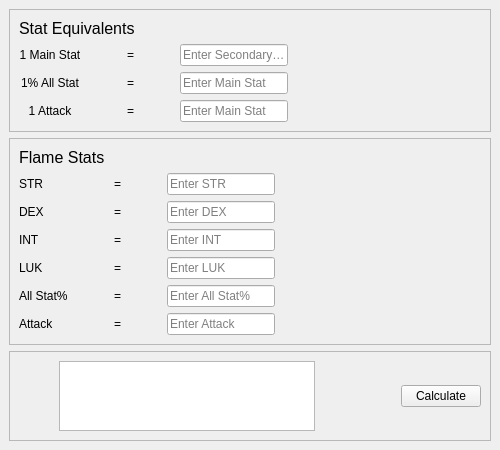
<?xml version="1.0" encoding="UTF-8"?>
<ui version="4.0">
 <class>MainWindow</class>
 <widget class="QMainWindow" name="MainWindow">
  <property name="geometry">
   <rect>
    <x>0</x>
    <y>0</y>
    <width>500</width>
    <height>450</height>
   </rect>
  </property>
  <property name="sizePolicy">
   <sizepolicy hsizetype="Fixed" vsizetype="Fixed">
    <horstretch>0</horstretch>
    <verstretch>0</verstretch>
   </sizepolicy>
  </property>
  <property name="maximumSize">
   <size>
    <width>500</width>
    <height>450</height>
   </size>
  </property>
  <property name="windowTitle">
   <string>Flame Calculator</string>
  </property>
  <widget class="QWidget" name="centralwidget">
   <property name="sizePolicy">
    <sizepolicy hsizetype="Fixed" vsizetype="Fixed">
     <horstretch>0</horstretch>
     <verstretch>0</verstretch>
    </sizepolicy>
   </property>
   <property name="maximumSize">
    <size>
     <width>500</width>
     <height>450</height>
    </size>
   </property>
   <layout class="QGridLayout" name="gridLayout">
    <item row="1" column="0">
     <widget class="QFrame" name="frame_2">
      <property name="frameShape">
       <enum>QFrame::StyledPanel</enum>
      </property>
      <property name="frameShadow">
       <enum>QFrame::Raised</enum>
      </property>
      <layout class="QHBoxLayout" name="horizontalLayout_5">
       <item>
        <layout class="QVBoxLayout" name="verticalLayout_13">
         <item>
          <widget class="QLabel" name="flameStats">
           <property name="font">
            <font>
             <pointsize>12</pointsize>
            </font>
           </property>
           <property name="text">
            <string>Flame Stats</string>
           </property>
          </widget>
         </item>
         <item>
          <layout class="QHBoxLayout" name="horizontalLayout_2">
           <item>
            <layout class="QVBoxLayout" name="verticalLayout_4">
             <item>
              <widget class="QLabel" name="strength">
               <property name="text">
                <string>STR</string>
               </property>
              </widget>
             </item>
             <item>
              <widget class="QLabel" name="dexterity">
               <property name="text">
                <string>DEX</string>
               </property>
              </widget>
             </item>
             <item>
              <widget class="QLabel" name="intelligence">
               <property name="text">
                <string>INT</string>
               </property>
              </widget>
             </item>
             <item>
              <widget class="QLabel" name="luck">
               <property name="text">
                <string>LUK</string>
               </property>
              </widget>
             </item>
             <item>
              <widget class="QLabel" name="allStatPercent">
               <property name="text">
                <string>All Stat%</string>
               </property>
              </widget>
             </item>
             <item>
              <widget class="QLabel" name="attack">
               <property name="text">
                <string>Attack</string>
               </property>
              </widget>
             </item>
            </layout>
           </item>
           <item>
            <layout class="QVBoxLayout" name="verticalLayout_8">
             <item>
              <spacer name="horizontalSpacer_9">
               <property name="orientation">
                <enum>Qt::Horizontal</enum>
               </property>
               <property name="sizeHint" stdset="0">
                <size>
                 <width>40</width>
                 <height>20</height>
                </size>
               </property>
              </spacer>
             </item>
             <item>
              <spacer name="horizontalSpacer_13">
               <property name="orientation">
                <enum>Qt::Horizontal</enum>
               </property>
               <property name="sizeHint" stdset="0">
                <size>
                 <width>40</width>
                 <height>20</height>
                </size>
               </property>
              </spacer>
             </item>
             <item>
              <spacer name="horizontalSpacer_12">
               <property name="orientation">
                <enum>Qt::Horizontal</enum>
               </property>
               <property name="sizeHint" stdset="0">
                <size>
                 <width>40</width>
                 <height>20</height>
                </size>
               </property>
              </spacer>
             </item>
             <item>
              <spacer name="horizontalSpacer_10">
               <property name="orientation">
                <enum>Qt::Horizontal</enum>
               </property>
               <property name="sizeHint" stdset="0">
                <size>
                 <width>40</width>
                 <height>20</height>
                </size>
               </property>
              </spacer>
             </item>
             <item>
              <spacer name="horizontalSpacer_14">
               <property name="orientation">
                <enum>Qt::Horizontal</enum>
               </property>
               <property name="sizeHint" stdset="0">
                <size>
                 <width>40</width>
                 <height>20</height>
                </size>
               </property>
              </spacer>
             </item>
             <item>
              <spacer name="horizontalSpacer_11">
               <property name="orientation">
                <enum>Qt::Horizontal</enum>
               </property>
               <property name="sizeHint" stdset="0">
                <size>
                 <width>40</width>
                 <height>20</height>
                </size>
               </property>
              </spacer>
             </item>
            </layout>
           </item>
           <item>
            <layout class="QVBoxLayout" name="verticalLayout_5">
             <item>
              <widget class="QLabel" name="label_17">
               <property name="text">
                <string>=</string>
               </property>
              </widget>
             </item>
             <item>
              <widget class="QLabel" name="label_18">
               <property name="text">
                <string>=</string>
               </property>
              </widget>
             </item>
             <item>
              <widget class="QLabel" name="label_19">
               <property name="text">
                <string>=</string>
               </property>
              </widget>
             </item>
             <item>
              <widget class="QLabel" name="label_20">
               <property name="text">
                <string>=</string>
               </property>
              </widget>
             </item>
             <item>
              <widget class="QLabel" name="label_21">
               <property name="text">
                <string>=</string>
               </property>
              </widget>
             </item>
             <item>
              <widget class="QLabel" name="label_22">
               <property name="text">
                <string>=</string>
               </property>
              </widget>
             </item>
            </layout>
           </item>
           <item>
            <layout class="QVBoxLayout" name="verticalLayout_10">
             <item>
              <spacer name="horizontalSpacer_15">
               <property name="orientation">
                <enum>Qt::Horizontal</enum>
               </property>
               <property name="sizeHint" stdset="0">
                <size>
                 <width>40</width>
                 <height>20</height>
                </size>
               </property>
              </spacer>
             </item>
             <item>
              <spacer name="horizontalSpacer_16">
               <property name="orientation">
                <enum>Qt::Horizontal</enum>
               </property>
               <property name="sizeHint" stdset="0">
                <size>
                 <width>40</width>
                 <height>20</height>
                </size>
               </property>
              </spacer>
             </item>
             <item>
              <spacer name="horizontalSpacer_17">
               <property name="orientation">
                <enum>Qt::Horizontal</enum>
               </property>
               <property name="sizeHint" stdset="0">
                <size>
                 <width>40</width>
                 <height>20</height>
                </size>
               </property>
              </spacer>
             </item>
             <item>
              <spacer name="horizontalSpacer_18">
               <property name="orientation">
                <enum>Qt::Horizontal</enum>
               </property>
               <property name="sizeHint" stdset="0">
                <size>
                 <width>40</width>
                 <height>20</height>
                </size>
               </property>
              </spacer>
             </item>
             <item>
              <spacer name="horizontalSpacer_19">
               <property name="orientation">
                <enum>Qt::Horizontal</enum>
               </property>
               <property name="sizeHint" stdset="0">
                <size>
                 <width>40</width>
                 <height>20</height>
                </size>
               </property>
              </spacer>
             </item>
             <item>
              <spacer name="horizontalSpacer_20">
               <property name="orientation">
                <enum>Qt::Horizontal</enum>
               </property>
               <property name="sizeHint" stdset="0">
                <size>
                 <width>40</width>
                 <height>20</height>
                </size>
               </property>
              </spacer>
             </item>
            </layout>
           </item>
           <item>
            <layout class="QVBoxLayout" name="verticalLayout_9">
             <item>
              <widget class="QLineEdit" name="enterSTR">
               <property name="maxLength">
                <number>4</number>
               </property>
               <property name="placeholderText">
                <string>Enter STR</string>
               </property>
              </widget>
             </item>
             <item>
              <widget class="QLineEdit" name="enterDEX">
               <property name="maxLength">
                <number>4</number>
               </property>
               <property name="placeholderText">
                <string>Enter DEX</string>
               </property>
              </widget>
             </item>
             <item>
              <widget class="QLineEdit" name="enterINT">
               <property name="maxLength">
                <number>4</number>
               </property>
               <property name="placeholderText">
                <string>Enter INT</string>
               </property>
              </widget>
             </item>
             <item>
              <widget class="QLineEdit" name="enterLUK">
               <property name="maxLength">
                <number>4</number>
               </property>
               <property name="placeholderText">
                <string>Enter LUK</string>
               </property>
              </widget>
             </item>
             <item>
              <widget class="QLineEdit" name="enterAllStat">
               <property name="maxLength">
                <number>1</number>
               </property>
               <property name="placeholderText">
                <string>Enter All Stat%</string>
               </property>
              </widget>
             </item>
             <item>
              <widget class="QLineEdit" name="enterAttack">
               <property name="maxLength">
                <number>1</number>
               </property>
               <property name="placeholderText">
                <string>Enter Attack</string>
               </property>
              </widget>
             </item>
            </layout>
           </item>
          </layout>
         </item>
        </layout>
       </item>
       <item>
        <spacer name="horizontalSpacer_23">
         <property name="orientation">
          <enum>Qt::Horizontal</enum>
         </property>
         <property name="sizeType">
          <enum>QSizePolicy::Fixed</enum>
         </property>
         <property name="sizeHint" stdset="0">
          <size>
           <width>60</width>
           <height>20</height>
          </size>
         </property>
        </spacer>
       </item>
       <item>
        <widget class="QLabel" name="flameIcon">
         <property name="sizePolicy">
          <sizepolicy hsizetype="Fixed" vsizetype="Fixed">
           <horstretch>0</horstretch>
           <verstretch>0</verstretch>
          </sizepolicy>
         </property>
         <property name="minimumSize">
          <size>
           <width>100</width>
           <height>100</height>
          </size>
         </property>
         <property name="text">
          <string/>
         </property>
         <property name="pixmap">
          <pixmap resource="resources/resources.qrc">:/items/eternalFlame.png</pixmap>
         </property>
         <property name="scaledContents">
          <bool>true</bool>
         </property>
        </widget>
       </item>
       <item>
        <spacer name="horizontalSpacer_24">
         <property name="orientation">
          <enum>Qt::Horizontal</enum>
         </property>
         <property name="sizeHint" stdset="0">
          <size>
           <width>7</width>
           <height>20</height>
          </size>
         </property>
        </spacer>
       </item>
      </layout>
     </widget>
    </item>
    <item row="0" column="0">
     <widget class="QFrame" name="frame">
      <property name="frameShape">
       <enum>QFrame::StyledPanel</enum>
      </property>
      <property name="frameShadow">
       <enum>QFrame::Raised</enum>
      </property>
      <layout class="QHBoxLayout" name="horizontalLayout_4">
       <item>
        <layout class="QVBoxLayout" name="verticalLayout_12">
         <item>
          <widget class="QLabel" name="statEquivalents">
           <property name="font">
            <font>
             <pointsize>12</pointsize>
            </font>
           </property>
           <property name="text">
            <string>Stat Equivalents</string>
           </property>
          </widget>
         </item>
         <item>
          <layout class="QHBoxLayout" name="horizontalLayout">
           <item>
            <layout class="QVBoxLayout" name="verticalLayout_3">
             <item>
              <widget class="QLabel" name="oneMainStat">
               <property name="text">
                <string>1 Main Stat</string>
               </property>
               <property name="alignment">
                <set>Qt::AlignCenter</set>
               </property>
              </widget>
             </item>
             <item>
              <widget class="QLabel" name="oneAllStatPercent">
               <property name="text">
                <string>1% All Stat</string>
               </property>
               <property name="alignment">
                <set>Qt::AlignCenter</set>
               </property>
              </widget>
             </item>
             <item>
              <widget class="QLabel" name="oneAttack">
               <property name="text">
                <string>1 Attack</string>
               </property>
               <property name="alignment">
                <set>Qt::AlignCenter</set>
               </property>
              </widget>
             </item>
            </layout>
           </item>
           <item>
            <layout class="QVBoxLayout" name="verticalLayout_6">
             <item>
              <spacer name="horizontalSpacer">
               <property name="orientation">
                <enum>Qt::Horizontal</enum>
               </property>
               <property name="sizeHint" stdset="0">
                <size>
                 <width>40</width>
                 <height>20</height>
                </size>
               </property>
              </spacer>
             </item>
             <item>
              <spacer name="horizontalSpacer_3">
               <property name="orientation">
                <enum>Qt::Horizontal</enum>
               </property>
               <property name="sizeHint" stdset="0">
                <size>
                 <width>40</width>
                 <height>20</height>
                </size>
               </property>
              </spacer>
             </item>
             <item>
              <spacer name="horizontalSpacer_4">
               <property name="orientation">
                <enum>Qt::Horizontal</enum>
               </property>
               <property name="sizeHint" stdset="0">
                <size>
                 <width>40</width>
                 <height>20</height>
                </size>
               </property>
              </spacer>
             </item>
            </layout>
           </item>
           <item>
            <layout class="QVBoxLayout" name="verticalLayout_2">
             <item>
              <widget class="QLabel" name="label_5">
               <property name="text">
                <string>=</string>
               </property>
               <property name="alignment">
                <set>Qt::AlignCenter</set>
               </property>
              </widget>
             </item>
             <item>
              <widget class="QLabel" name="label_7">
               <property name="text">
                <string>=</string>
               </property>
               <property name="alignment">
                <set>Qt::AlignCenter</set>
               </property>
              </widget>
             </item>
             <item>
              <widget class="QLabel" name="label_8">
               <property name="text">
                <string>=</string>
               </property>
               <property name="alignment">
                <set>Qt::AlignCenter</set>
               </property>
              </widget>
             </item>
            </layout>
           </item>
           <item>
            <layout class="QVBoxLayout" name="verticalLayout_7">
             <item>
              <spacer name="horizontalSpacer_5">
               <property name="orientation">
                <enum>Qt::Horizontal</enum>
               </property>
               <property name="sizeHint" stdset="0">
                <size>
                 <width>40</width>
                 <height>20</height>
                </size>
               </property>
              </spacer>
             </item>
             <item>
              <spacer name="horizontalSpacer_7">
               <property name="orientation">
                <enum>Qt::Horizontal</enum>
               </property>
               <property name="sizeHint" stdset="0">
                <size>
                 <width>40</width>
                 <height>20</height>
                </size>
               </property>
              </spacer>
             </item>
             <item>
              <spacer name="horizontalSpacer_8">
               <property name="orientation">
                <enum>Qt::Horizontal</enum>
               </property>
               <property name="sizeHint" stdset="0">
                <size>
                 <width>40</width>
                 <height>20</height>
                </size>
               </property>
              </spacer>
             </item>
            </layout>
           </item>
           <item>
            <layout class="QVBoxLayout" name="verticalLayout">
             <item>
              <widget class="QLineEdit" name="secondaryStatE">
               <property name="maxLength">
                <number>6</number>
               </property>
               <property name="placeholderText">
                <string>Enter Secondary Stat</string>
               </property>
               <property name="clearButtonEnabled">
                <bool>false</bool>
               </property>
              </widget>
             </item>
             <item>
              <widget class="QLineEdit" name="allStatPercentE">
               <property name="maxLength">
                <number>6</number>
               </property>
               <property name="placeholderText">
                <string>Enter Main Stat</string>
               </property>
               <property name="clearButtonEnabled">
                <bool>false</bool>
               </property>
              </widget>
             </item>
             <item>
              <widget class="QLineEdit" name="attackE">
               <property name="maxLength">
                <number>6</number>
               </property>
               <property name="placeholderText">
                <string>Enter Main Stat</string>
               </property>
               <property name="clearButtonEnabled">
                <bool>false</bool>
               </property>
              </widget>
             </item>
            </layout>
           </item>
          </layout>
         </item>
        </layout>
       </item>
       <item>
        <spacer name="horizontalSpacer_22">
         <property name="orientation">
          <enum>Qt::Horizontal</enum>
         </property>
         <property name="sizeHint" stdset="0">
          <size>
           <width>25</width>
           <height>20</height>
          </size>
         </property>
        </spacer>
       </item>
       <item>
        <layout class="QVBoxLayout" name="verticalLayout_15">
         <item>
          <spacer name="verticalSpacer_2">
           <property name="orientation">
            <enum>Qt::Vertical</enum>
           </property>
           <property name="sizeHint" stdset="0">
            <size>
             <width>20</width>
             <height>40</height>
            </size>
           </property>
          </spacer>
         </item>
         <item>
          <widget class="QLabel" name="weaponIcon">
           <property name="sizePolicy">
            <sizepolicy hsizetype="Fixed" vsizetype="Fixed">
             <horstretch>0</horstretch>
             <verstretch>0</verstretch>
            </sizepolicy>
           </property>
           <property name="minimumSize">
            <size>
             <width>100</width>
             <height>100</height>
            </size>
           </property>
           <property name="text">
            <string/>
           </property>
           <property name="pixmap">
            <pixmap resource="resources/resources.qrc">:/items/arcaneKnuckle.png</pixmap>
           </property>
           <property name="scaledContents">
            <bool>true</bool>
           </property>
          </widget>
         </item>
        </layout>
       </item>
       <item>
        <spacer name="horizontalSpacer_25">
         <property name="orientation">
          <enum>Qt::Horizontal</enum>
         </property>
         <property name="sizeType">
          <enum>QSizePolicy::Fixed</enum>
         </property>
         <property name="sizeHint" stdset="0">
          <size>
           <width>10</width>
           <height>20</height>
          </size>
         </property>
        </spacer>
       </item>
      </layout>
     </widget>
    </item>
    <item row="2" column="0">
     <widget class="QFrame" name="frame_3">
      <property name="frameShape">
       <enum>QFrame::StyledPanel</enum>
      </property>
      <property name="frameShadow">
       <enum>QFrame::Raised</enum>
      </property>
      <layout class="QHBoxLayout" name="horizontalLayout_3">
       <item>
        <spacer name="horizontalSpacer_26">
         <property name="orientation">
          <enum>Qt::Horizontal</enum>
         </property>
         <property name="sizeHint" stdset="0">
          <size>
           <width>33</width>
           <height>20</height>
          </size>
         </property>
        </spacer>
       </item>
       <item>
        <widget class="QTextBrowser" name="results"/>
       </item>
       <item>
        <spacer name="horizontalSpacer_21">
         <property name="orientation">
          <enum>Qt::Horizontal</enum>
         </property>
         <property name="sizeType">
          <enum>QSizePolicy::Fixed</enum>
         </property>
         <property name="sizeHint" stdset="0">
          <size>
           <width>80</width>
           <height>20</height>
          </size>
         </property>
        </spacer>
       </item>
       <item>
        <widget class="QPushButton" name="calculate">
         <property name="text">
          <string>Calculate</string>
         </property>
        </widget>
       </item>
      </layout>
     </widget>
    </item>
   </layout>
  </widget>
 </widget>
 <tabstops>
  <tabstop>calculate</tabstop>
  <tabstop>secondaryStatE</tabstop>
  <tabstop>allStatPercentE</tabstop>
  <tabstop>attackE</tabstop>
  <tabstop>results</tabstop>
 </tabstops>
 <resources>
  <include location="resources/resources.qrc"/>
 </resources>
 <connections/>
</ui>
